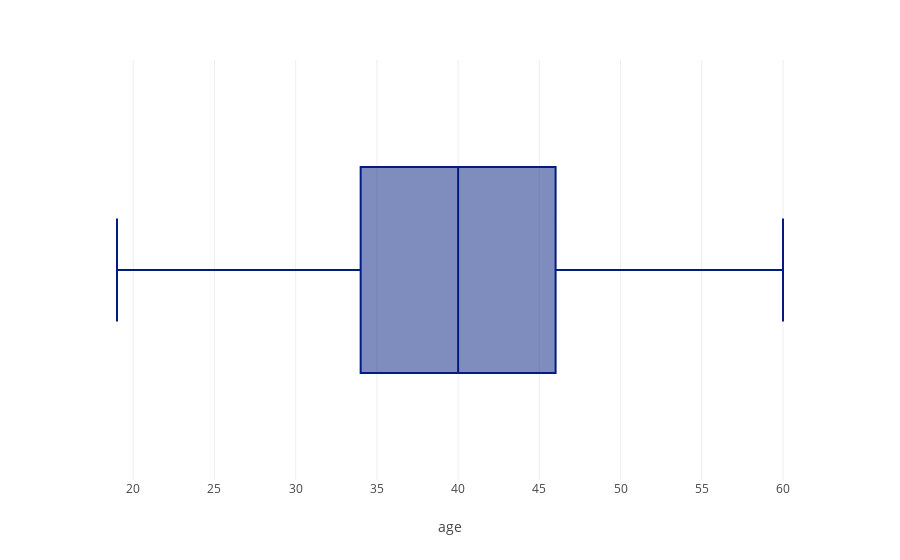

The notebook cell saved with this chart:
### Code cell
# From the mvliking column, the "age" feature has the greatest correlation
# Checking the age data division in the dataframe
fig = px.box(data_frame=df_demog, x="age")
fig.show()

### Figure 1 — Plotly figure (JSON) as saved in the notebook; plotly's stock layout.template omitted (floating-point values rounded to 4 significant figures; data arrays with more than 128 entries replaced by an {"elided": "..."} marker saying what was removed)
{"data": [{"alignmentgroup": "True", "hovertemplate": "age=%{x}<extra></extra>", "legendgroup": "", "marker": {"color": "#001c7f"}, "name": "", "notched": false, "offsetgroup": "", "orientation": "h", "showlegend": false, "type": "box", "x": {"elided": "400 int values"}, "x0": " ", "xaxis": "x", "y0": " ", "yaxis": "y"}], "layout": {"boxmode": "group", "legend": {"tracegroupgap": 0}, "margin": {"t": 60}, "xaxis": {"anchor": "y", "domain": [0, 1], "title": {"text": "age"}}, "yaxis": {"anchor": "x", "domain": [0, 1]}}}
